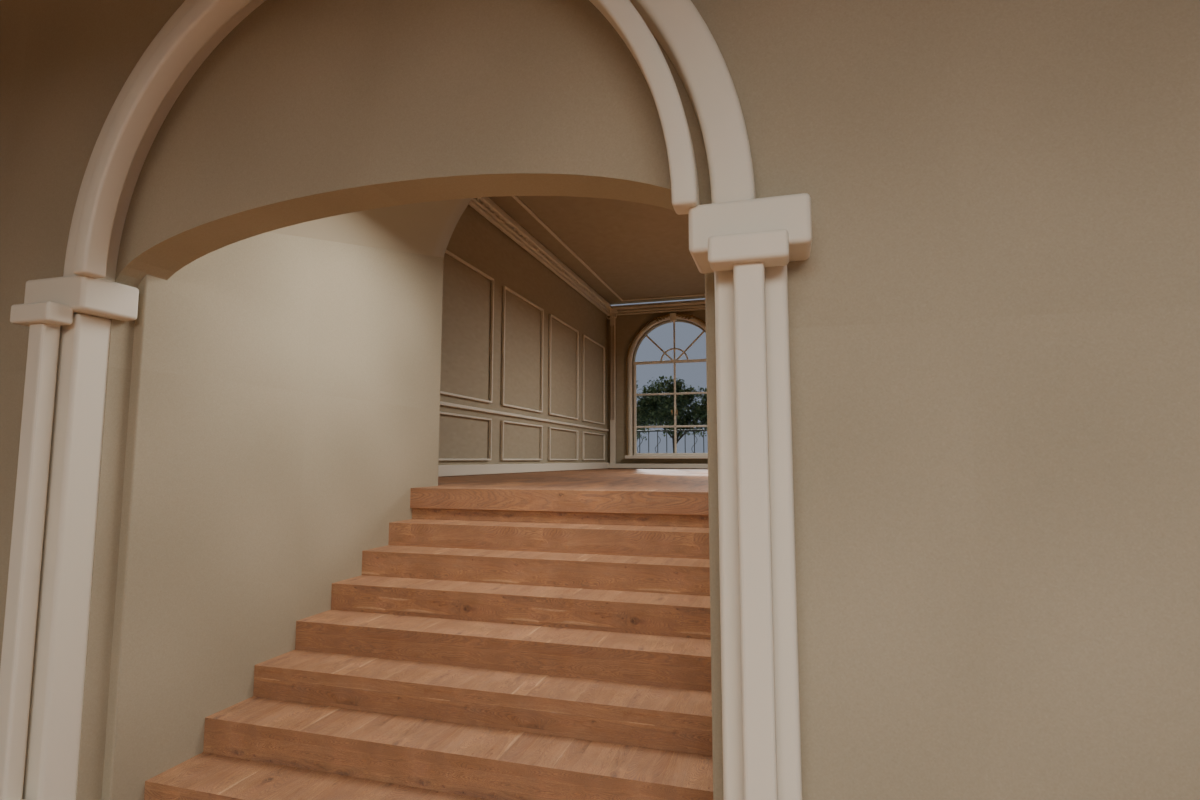
#> input picture assets/blender/archway-harmonized.png, 1200 x 800 px
$ python -i make_anniversary_video.py   (imports and definitions only)
#> lines starting #> are read from the running program, lines starting #| are printed output that depends on the picture
"""Compose a private Albanian anniversary film from the gallery and original art."""
import sys, math, wave, subprocess, json
from pathlib import Path
import numpy as np
from PIL import Image, ImageDraw, ImageFont, ImageOps, ImageFilter

ROOT=Path(__file__).resolve().parents[1]
OUT=ROOT/'deliverables/isma-anniversary';ASSETS=OUT/'assets'
sys.path.insert(0,str(OUT/'tools'))
import imageio_ffmpeg
# [1 line that did not run here, left out]
W,H,FPS=1920,1080,24
IVORY=(246,237,218);GOLD=(203,178,124)
SERIF='C:/Windows/Fonts/GARA.TTF';ITALIC='C:/Windows/Fonts/GARAIT.TTF';SANS='C:/Windows/Fonts/segoeui.ttf'

def font(size,italic=False,sans=False):return ImageFont.truetype(SANS if sans else ITALIC if italic else SERIF,size)
def fit(path):
    image=Image.open(path).convert('RGB')
    return ImageOps.fit(image,(W,H),method=Image.Resampling.LANCZOS)

def art_card(path):
    im=Image.open(path).convert('RGB')
    background=ImageOps.fit(im,(W,H),method=Image.Resampling.LANCZOS).filter(ImageFilter.GaussianBlur(70))
    background=Image.blend(background,Image.new('RGB',(W,H),(17,20,18)),.82)
    im.thumbnail((1460,880),Image.Resampling.LANCZOS)
    x=(W-im.width)//2;y=(H-im.height)//2
    draw=ImageDraw.Draw(background)
    draw.rectangle((x-12,y-12,x+im.width+12,y+im.height+12),fill=(45,39,28))
    draw.rectangle((x-4,y-4,x+im.width+3,y+im.height+3),outline=GOLD,width=2)
    background.paste(im,(x,y))
    return background

# [28 lines left out: functions text_line, overlay, not called in this run]

# [10 lines that did not run here, left out]
FADE=1.1;cursor=0
#> FADE = 1.1
# [2 lines not run here, left out]
DURATION=cursor+FADE
#> DURATION = 1.1

# [7 lines left out: function scene_frame, not called in this run]

# A storyboard doubles as a typography and artwork-preservation check.
sheet=Image.new('RGB',(1280,720),(10,14,12))
# [5 lines not run here, left out]

def soundtrack():
    rate=44100;length=int((DURATION+.1)*rate);audio=np.zeros((length,2),np.float64)
    def note(midi,start,volume=.12,duration=4.5,pan=.5):
        count=min(int(duration*rate),length-int(start*rate))
        if count<=0:return
        t=np.arange(count)/rate;freq=440*2**((midi-69)/12)
        signal=np.zeros(count)
        for h,amp,decay in [(1,1,2.0),(2,.27,1.3),(3,.095,.8),(4,.035,.5)]:
            signal+=amp*np.sin(2*np.pi*freq*h*t)*np.exp(-t/decay)
        signal*=np.minimum(t/.022,1)*volume
        signal[-min(1500,count):]*=np.linspace(1,0,min(1500,count))
        offset=int(start*rate)
        audio[offset:offset+count,0]+=signal*math.sqrt(1-pan)
        audio[offset:offset+count,1]+=signal*math.sqrt(pan)
    # Original, sparse C / G / Am / F figures and an unhurried melody.
    chords=[(48,55,60,64),(43,55,59,62),(45,57,60,64),(41,53,57,60)]
    beat=60/72
    for bar in range(12):
        start=.7+bar*4*beat
        chord=chords[bar%4]
        for j,pitch in enumerate(chord):note(pitch,start+j*.5*beat,.09 if j==0 else .052,5,.35+j*.1)
    melody=[64,67,69,67,62,64,67,64,60,64,69,67,65,64,62,60]
    for j,pitch in enumerate(melody):note(pitch,2+j*2.25,.085,4.8,.56 if j%2 else .44)
    note(48,DURATION-5,.10,5,.4);note(60,DURATION-4.5,.08,4.5,.6);note(64,DURATION-4,.06,4,.5)
    dry=audio.copy()
    for delay,gain in [(.14,.13),(.31,.10),(.53,.07),(.79,.045)]:
        n=int(delay*rate);audio[n:]+=dry[:-n,::-1]*gain
    time=np.arange(length)/rate
    envelope=np.minimum(time/1.6,1)*np.minimum(np.maximum((DURATION-time)/3.0,0),1)
    audio*=envelope[:,None]
    audio*=.50/max(np.max(np.abs(audio)),.001)
    path=OUT/'original-score.wav'
    with wave.open(str(path),'wb') as wav:
        wav.setnchannels(2);wav.setsampwidth(2);wav.setframerate(rate);wav.writeframes((audio*32767).astype('<i2').tobytes())
    return path

# [1 line that did not run here, left out]
#> in soundtrack, `length = int((DURATION + 0.1) * rate)`: length = 52920
#> the loop in soundtrack, `for bar in range(12):` made 12 passes
#> the loop in soundtrack, `for j,pitch in enumerate(melody):note(pitch,2+j*2.25,.085,4.8,.56 if j..` made 16 passes
#> count in note on passes 1 to 12: -35280, -134505, -233730, -332955, -432180, -531405, -630630, -729855, -829080, -928305, -1027530, -1126755
# [2 lines not run here, left out]
output=OUT/'Per-Ismen-5-vjet-bashke.mp4'
# [4 lines that did not run here, left out]
# [17 lines not run here, left out]

>>> result = art_card('../assets/blender/archway-harmonized.png')
#> in art_card, `background=ImageOps.fit(im,(W,H),method=Image.Resampling.LANCZOS).filt..`:
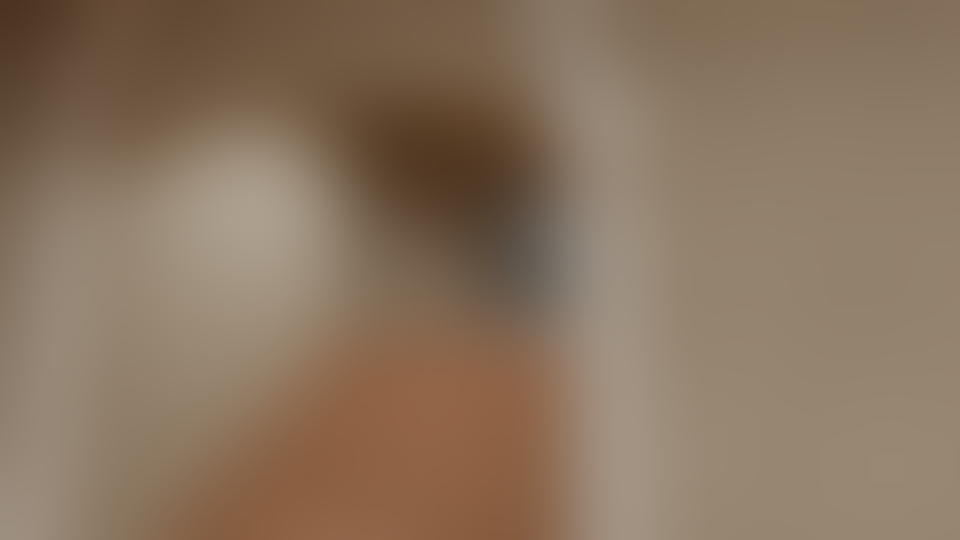
#> background: PIL image 1920x1080 RGB (shown at 1/2 size); mean R, G, B 137.4, 115.9, 94.7
#> in art_card, `background=Image.blend(background,Image.new('RGB',(W,H),(17,20,18)),.82)`:
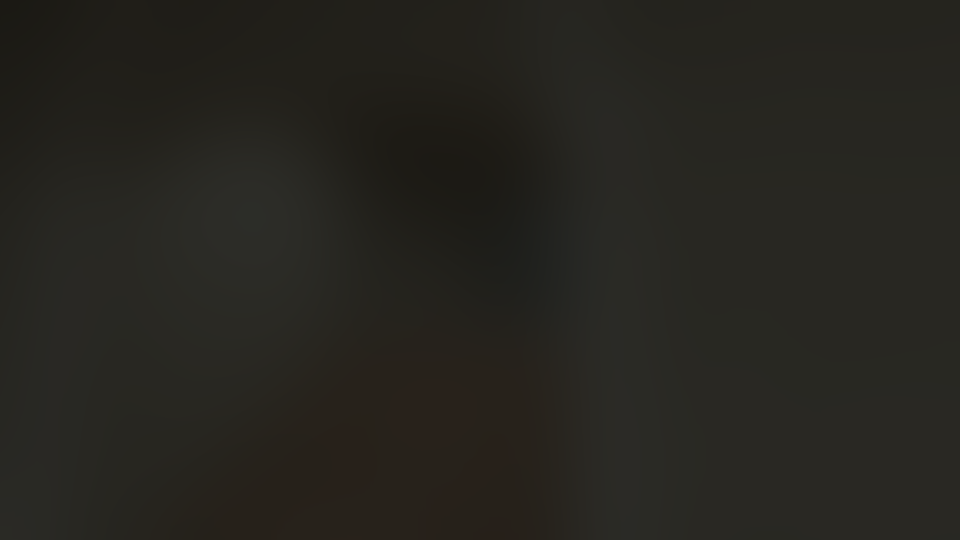
#> background: PIL image 1920x1080 RGB (shown at 1/2 size); mean R, G, B 38.2, 36.7, 31.3
#> in art_card, `background.paste(im,(x,y))`:
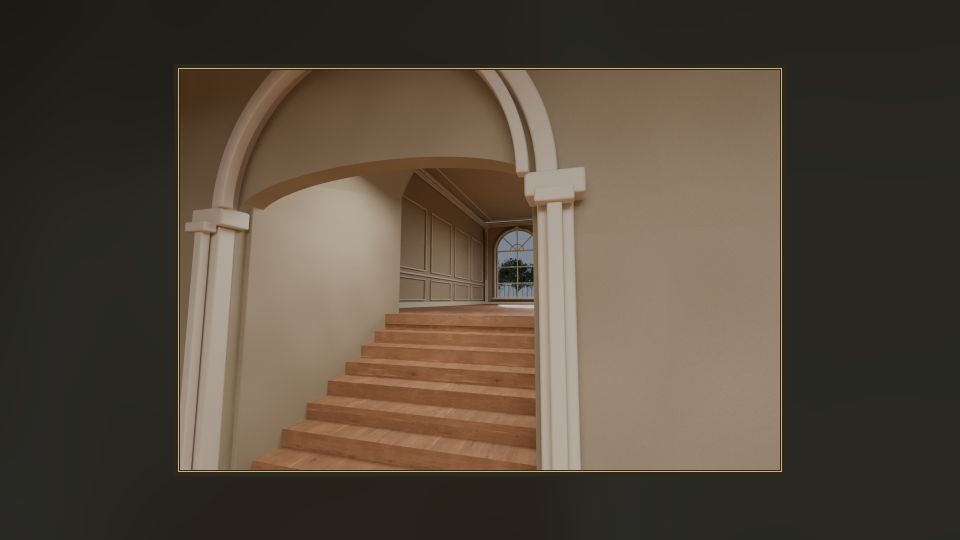
#> background: PIL image 1920x1080 RGB (shown at 1/2 size); mean R, G, B 84.2, 73, 59.9

$ run again, on assets/blender/gallery-portal-fixed.png
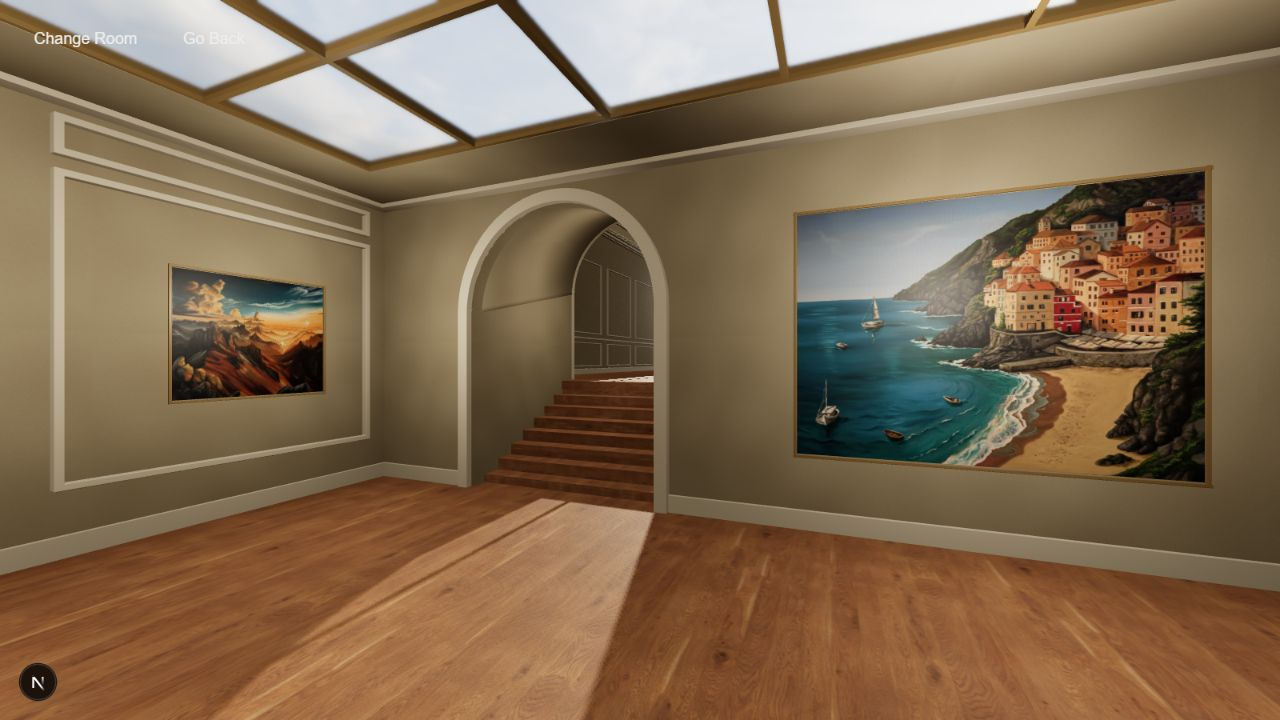
#> input picture assets/blender/gallery-portal-fixed.png, 1280 x 720 px
#> FADE = 1.1
#> length = 52920
#> the loop in soundtrack, `for bar in range(12):` made 12 passes
#> the loop in soundtrack, `for j,pitch in enumerate(melody):note(pitch,2+j*2.25,.085,4.8,.56 if j..` made 16 passes
#> count in note on passes 1 to 8: -35280, -134505, -233730, -332955, -432180, -531405, -630630, -729855
#> in art_card, im is the input picture: PIL image 1280x720 RGB; mean R, G, B 131.2, 107.7, 81.7
#> in art_card, `background=Image.blend(background,Image.new('RGB',(W,H),(17,20,18)),.82)`:
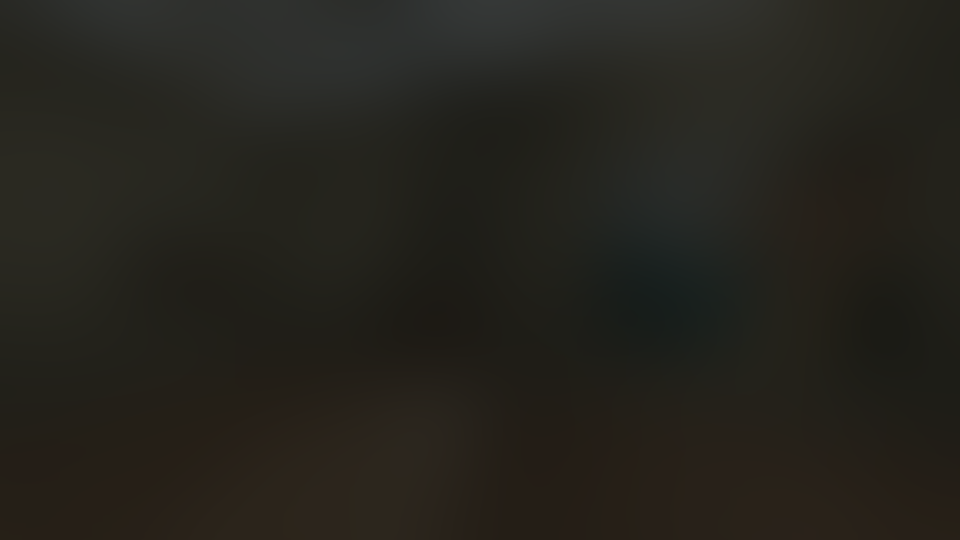
#> background: PIL image 1920x1080 RGB (shown at 1/2 size); mean R, G, B 37.1, 35.3, 29
#> in art_card, `background.paste(im,(x,y))`:
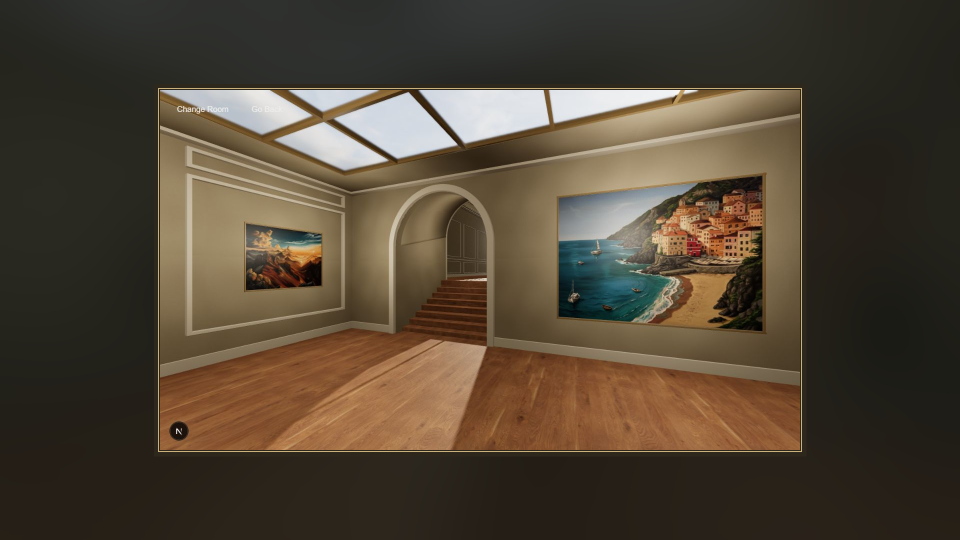
#> background: PIL image 1920x1080 RGB (shown at 1/2 size); mean R, G, B 80.8, 68.8, 53.4

$ run again, on assets/blender/hallway-welcome-web.png
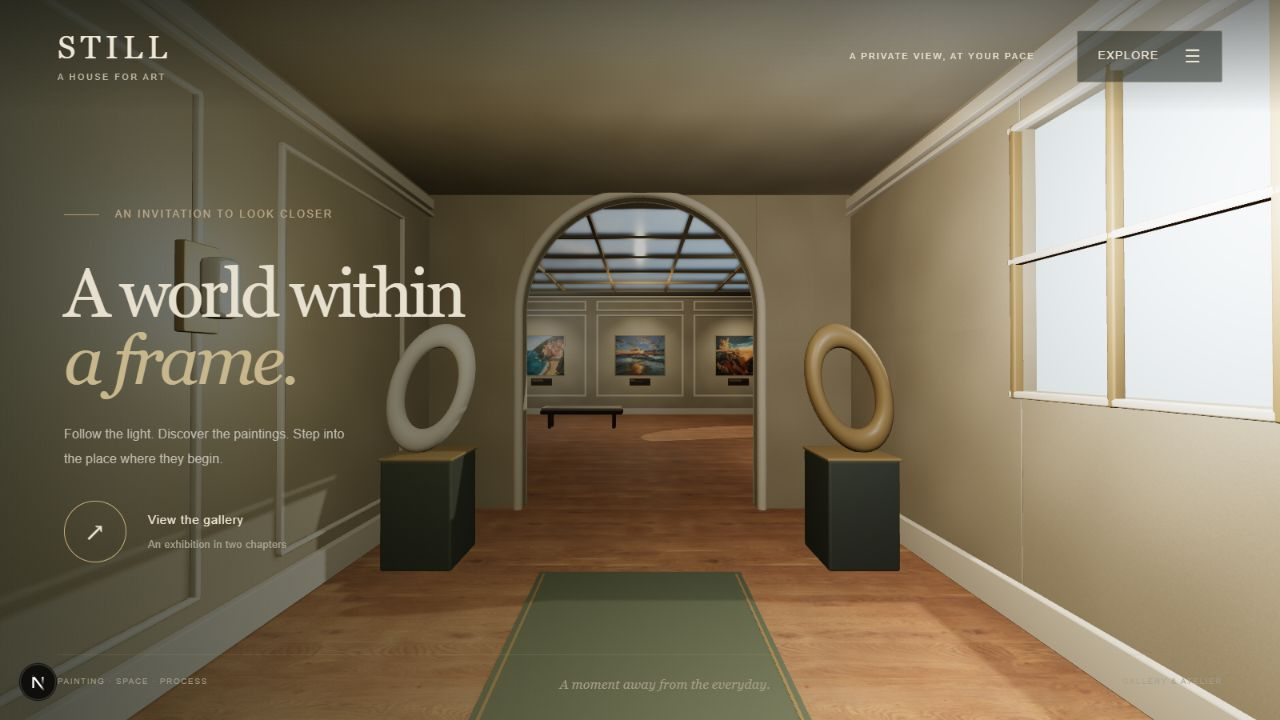
#> input picture assets/blender/hallway-welcome-web.png, 1280 x 720 px
#> FADE = 1.1
#> length = 52920
#> the loop in soundtrack, `for bar in range(12):` made 12 passes
#> the loop in soundtrack, `for j,pitch in enumerate(melody):note(pitch,2+j*2.25,.085,4.8,.56 if j..` made 16 passes
#> count in note on passes 1 to 8: -35280, -134505, -233730, -332955, -432180, -531405, -630630, -729855
#> in art_card, im is the input picture: PIL image 1280x720 RGB; mean R, G, B 120.9, 110, 88.9
#> in art_card, `background=Image.blend(background,Image.new('RGB',(W,H),(17,20,18)),.82)`:
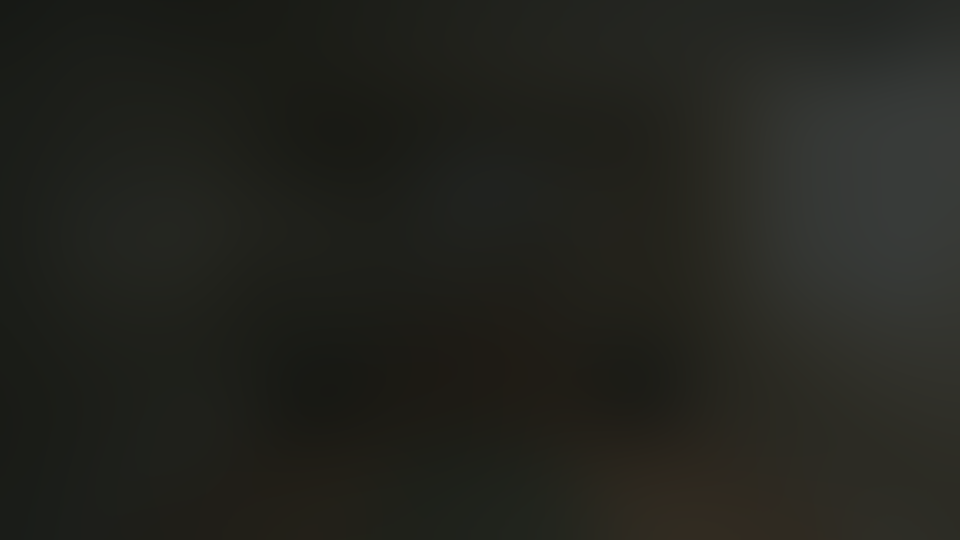
#> background: PIL image 1920x1080 RGB (shown at 1/2 size); mean R, G, B 35.2, 35.7, 30.2
#> in art_card, `background.paste(im,(x,y))`:
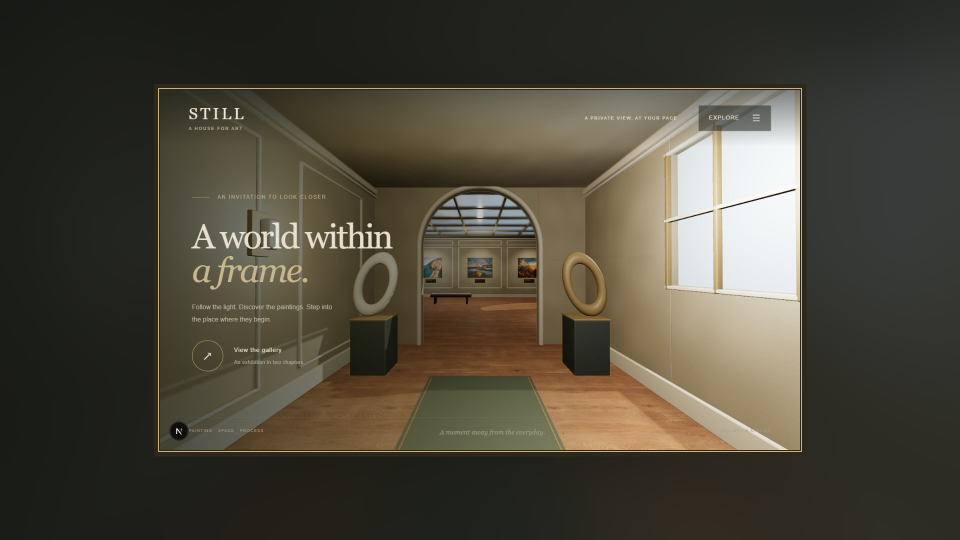
#> background: PIL image 1920x1080 RGB (shown at 1/2 size); mean R, G, B 75.2, 70.6, 57.9
